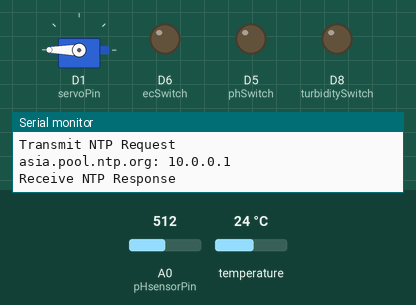
The sketch below on a simulated ESP8266 (NodeMCU). Shown: servo, output pins drawn as LEDs (lit = HIGH), the last lines printed to the serial monitor. The test bench sets the inputs (shaded band); at power-on: A0 (pHsensorPin) = 512, temperature 24 °C. WiFi joins after 1.5 s; servers stay silent unless stated; pins used as bus, display or sensor lines are not drawn.

Above: at 2.7 s.
2.8 s: A0 (pHsensorPin) set to 21
At 11.9 s:
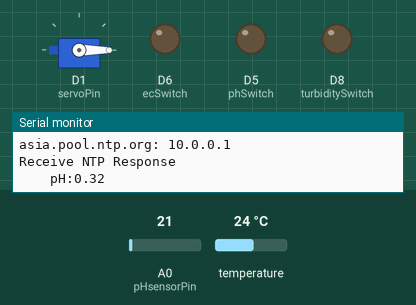
16.8 s: A0 (pHsensorPin) set to 18
At 20.8 s:
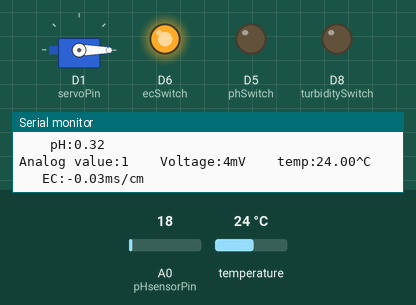
24.1 s: A0 (pHsensorPin) set to 20
At 35.0 s:
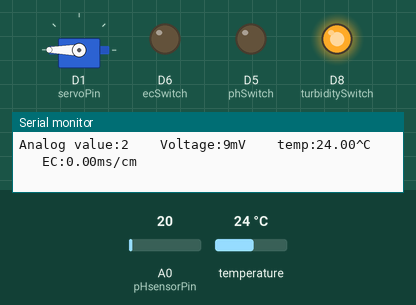
Timing chart, 0 to 39.1 s (numbered marks = the images above; inputs shaded):
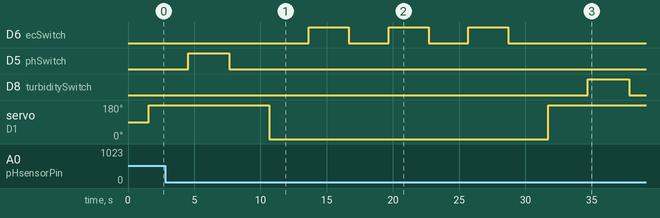

The sketch:

WaterContaminationTestBeta.ino
```cpp
#include <ESP8266HTTPClient.h>
#include <FirebaseArduino.h>
#include <DNSServer.h>
#include <ESP8266WiFi.h>
#include <ESP8266WebServer.h>
#include <WiFiManager.h>         //https://github.com/tzapu/WiFiManager
#include <OneWire.h>
#include <TimeLib.h> //library to get time and date
#include <WiFiUdp.h>
#include <OneWire.h>
#include <Servo.h>

// Set these to run example.
#define FIREBASE_HOST "iot499-a034d.firebaseio.com"
#define FIREBASE_AUTH "eJnrOtVX0YiEYDIjpLAcaJVtZiNvNpPWwo0DkLow"
#define WIFI_SSID "xxx"
#define WIFI_PASSWORD "yyy"


#define StartConvert 0
#define ReadTemperature 1
#define ecSwitch D6
#define tempSwitch D7
#define turbiditySwitch D8

/* EC and Temp */
const byte numReadings = 20;     //the number of sample times
byte ECsensorPin = A0;  //EC Meter analog output,pin on analog 1
byte DS18B20_Pin = D2; //DS18B20 signal, pin on digital 2
unsigned int AnalogSampleInterval=25,printInterval=700,tempSampleInterval=850;  //analog sample interval;serial print interval;temperature sample interval
unsigned int readings[numReadings];      // the readings from the analog input
byte indx = 0;                  // the indx of the current reading
unsigned long AnalogValueTotal = 0;                  // the running total
unsigned int AnalogAverage = 0,averageVoltage=0;                // the average
unsigned long AnalogSampleTime,printTime,tempSampleTime;
float temperature,ECcurrent;

//Temperature chip i/o
OneWire ds(DS18B20_Pin);  // on digital pin 2

#define pHsensorPin A0          //pH meter Analog output to Arduino Analog Input 0
#define phSwitch D5
unsigned long int avgValueForPH;  //Store the average value of the ph sensor feedback
int pHbuffer[10],tempValueForPH;
float phValue;

#define turbiditysensorPin A0         //turbidity meter Analog output to Arduino Analog Input 0
unsigned long int avgValueForTurbidity;  //Store the average value of the turbidity sensor feedback
int turbiditybuffer[10],tempValueForTurbidity;
float turbidityValue;

#define MUX_A D3
#define MUX_B D4

Servo myservo;
#define servoPin D1

// NTP Servers:
static const char ntpServerName[] = "asia.pool.ntp.org";
const int timeZone = +6;  // Convert to Bangladesh Standard Time (BST)

WiFiUDP Udp;
unsigned int localPort = 8888;  // local port to listen for UDP packets

time_t getNtpTime();
void sendNTPpacket(IPAddress &address);


void setup()
{
  Serial.begin(115200);
  // connect to wifi using WifiManager library.
  WiFiManager wifiManager;
  //wifiManager.autoConnect("AutoConnectAP");
  wifiManager.autoConnect("PureraWater");

  Serial.println();
  Serial.print("connected: ");
  Serial.println(WiFi.localIP());

  Firebase.begin(FIREBASE_HOST, FIREBASE_AUTH); //Connection to Internet & Firebase

  for (byte thisReading = 0; thisReading < numReadings; thisReading++)
    readings[thisReading] = 0;
  TempProcess(StartConvert);   //let the DS18B20 start the convert
  AnalogSampleTime=millis();
  printTime=millis();
  tempSampleTime=millis();

  pinMode(MUX_A, OUTPUT);
  pinMode(MUX_B, OUTPUT);
  pinMode(phSwitch,OUTPUT);
  pinMode(ecSwitch,OUTPUT);
  pinMode(turbiditySwitch,OUTPUT);

  myservo.attach(servoPin);
  Udp.begin(localPort);
  //Serial.print("Local port: ");
  //Serial.println(Udp.localPort());
  //Serial.println("waiting for sync");
  setSyncProvider(getNtpTime);
  setSyncInterval(300);

  Serial.begin(115200);
}

void loop()
{


         /* READING PH */
    motorOn();
    delay(3000);
    digitalWrite(phSwitch, HIGH); //power up ph sensor
    changeMux(LOW, LOW); // selector S1=0, S0 = 0; ph setup in Y0
    delay(3000);
    phRead(); //taking reading
    digitalWrite(phSwitch, LOW); //power down ph sensor after reading
    delay(3000); //reading complete, now preaparing to take next reading

    motorOFF();
    delay(3000);
    for (int i=0;i<3;i++){
      digitalWrite(ecSwitch,HIGH);
      changeMux(LOW, HIGH); // selector S1=0, S0 = 0; ph setup in Y1
      delay(3000);
      EcAndTempReading();
      digitalWrite(ecSwitch,LOW);
      delay(3000);
    }

    while(ECcurrent<0){
      digitalWrite(ecSwitch,HIGH);
      changeMux(LOW, HIGH); // selector S1=0, S0 = 0; ph setup in Y1
      delay(3000);
      EcAndTempReading();
      digitalWrite(ecSwitch,LOW);
      delay(3000);
    }
    motorOn();
    delay(3000);
     /* READING turbidity */
    digitalWrite(turbiditySwitch, HIGH); //power up turbidity sensor
    changeMux(HIGH, LOW); // selector S1=1, S0 = 0; turbidity setup in Y2
    delay(3000);
    turbidityRead();//taking reading
    digitalWrite(turbiditySwitch, LOW);//power down turbidity sensor after reading
    delay(3000);//reading complete, now preaparing to take next reading

    StaticJsonBuffer<200> jsonBuffer;
    JsonObject& root = jsonBuffer.createObject();
    String date = (String) day()+'/'+month()+'/'+year();
    String timee = (String) hour()+':'+minute()+':'+second();
    root["date"] = date;
    root["time"] = timee;
    root["turbidity"] = turbidityValue;
    root["ph"] = phValue;
    root["temp"] = temperature;
    root["ec"]=ECcurrent;
    Serial.println("Firebase data: ");
    Serial.print("Date: ");
    Serial.println(date);
    Serial.print("Time: ");
    Serial.println(timee);
    Serial.print("Turbidity: ");
    Serial.println(turbidityValue);
    Serial.print("PH: ");
    Serial.println(phValue);
    Serial.print("Temperature: ");
    Serial.println(temperature);
    Serial.print("EC: ");
    Serial.println(ECcurrent);

    // append a new value to /logDHT
    String name = Firebase.push("/sensor_data", root);
    delay(500000);//END TAKING ALL READING
    //delay(3000);//END TAKING ALL READING


}

void changeMux(int b, int a) {
  digitalWrite(MUX_A, a);
  digitalWrite(MUX_B, b);
}

void motorOn(){
  myservo.write(180);
}

void motorOFF(){
  myservo.write(0);
}

void phRead(){
  for(int i=0;i<10;i++)       //Get 10 sample value from the sensor for smooth the value
  {
    pHbuffer[i]=analogRead(pHsensorPin);
  //  Serial.println(pHbuffer[i]);
    delay(10);
  }
  avgValueForPH=0;
  for(int i=2;i<8;i++)                      //take the average value of 6 center sample
    avgValueForPH+=pHbuffer[i];
  phValue=(float)avgValueForPH*3.33/1024/6; //convert the analog into millivolt
  phValue=4.7*phValue;                      //convert the millivolt into pH value
  Serial.print("    pH:");
  Serial.print(phValue,2);
  Serial.println(" ");
}


void EcAndTempReading(){
  /*
   Every once in a while,sample the analog value and calculate the average.
  */
  if(millis()-AnalogSampleTime>=AnalogSampleInterval)
  {
    AnalogSampleTime=millis();
     // subtract the last reading:
    AnalogValueTotal = AnalogValueTotal - readings[indx];
    // read from the sensor:
    readings[indx] = analogRead(ECsensorPin);
    // add the reading to the total:
    AnalogValueTotal = AnalogValueTotal + readings[indx];
    // advance to the next position in the array:
    indx = indx + 1;
    // if we're at the end of the array...
    if (indx >= numReadings)
    // ...wrap around to the beginning:
    indx = 0;
    // calculate the average:
    AnalogAverage = AnalogValueTotal / numReadings;
  }
  /*
   Every once in a while,MCU read the temperature from the DS18B20 and then let the DS18B20 start the convert.
   Attention:The interval between start the convert and read the temperature should be greater than 750 millisecond,or the temperature is not accurate!
  */
   if(millis()-tempSampleTime>=tempSampleInterval)
  {
    tempSampleTime=millis();
    temperature = TempProcess(ReadTemperature);  // read the current temperature from the  DS18B20
    TempProcess(StartConvert);                   //after the reading,start the convert for next reading
  }
   /*
   Every once in a while,print the information on the serial monitor.
  */
    if(millis()-printTime>=printInterval)
  {
    printTime=millis();
    averageVoltage=AnalogAverage*(float)5000/1024;
    //averageVoltage = averageVoltage *12; //to adjust
    Serial.print("Analog value:");
    Serial.print(AnalogAverage);   //analog average,from 0 to 1023
    Serial.print("    Voltage:");
    Serial.print(averageVoltage);  //millivolt average,from 0mv to 4995mV
    Serial.print("mV    ");
    Serial.print("temp:");
    Serial.print(temperature);    //current temperature
    Serial.print("^C     EC:");

    float TempCoefficient=1.0+0.0185*(temperature-25.0);    //temperature compensation formula: fFinalResult(25^C) = fFinalResult(current)/(1.0+0.0185*(fTP-25.0));
    float CoefficientVolatge=(float)averageVoltage/TempCoefficient;
    if(CoefficientVolatge<1)
      Serial.println("No solution!");   //25^C 1413us/cm<-->about 216mv  if the voltage(compensate)<150,that is <1ms/cm,out of the range
    else if(CoefficientVolatge>3300)
      Serial.println("Out of the range!");  //>20ms/cm,out of the range
    else
    {
      if(CoefficientVolatge<=448)
        ECcurrent=(6.84*CoefficientVolatge)-62.32;   //1ms/cm<EC<=3ms/cm
      else if(CoefficientVolatge<=1457)
        ECcurrent=(6.98*CoefficientVolatge)-125;  //3ms/cm<EC<=10ms/cm
      else
        ECcurrent=(5.3*CoefficientVolatge)+2280;                           //10ms/cm<EC<20ms/cm
      ECcurrent/=1000;    //convert us/cm to ms/cm
      Serial.print(ECcurrent,2);  //two decimal
      Serial.println("ms/cm");
    }
  }
}
/*
ch=0,let the DS18B20 start the convert;ch=1,MCU read the current temperature from the DS18B20.
*/
float TempProcess(bool ch)
{
  //returns the temperature from one DS18B20 in DEG Celsius
  static byte data[12];
  static byte addr[8];
  static float TemperatureSum;
  if(!ch){
          if ( !ds.search(addr)) {
              Serial.println("no more sensors on chain, reset search!");
              ds.reset_search();
              return 0;
          }
          if ( OneWire::crc8( addr, 7) != addr[7]) {
              Serial.println("CRC is not valid!");
              return 0;
          }
          if ( addr[0] != 0x10 && addr[0] != 0x28) {
              Serial.print("Device is not recognized!");
              return 0;
          }
          ds.reset();
          ds.select(addr);
          ds.write(0x44,1); // start conversion, with parasite power on at the end
  }
  else{
          byte present = ds.reset();
          ds.select(addr);
          ds.write(0xBE); // Read Scratchpad
          for (int i = 0; i < 9; i++) { // we need 9 bytes
            data[i] = ds.read();
          }
          ds.reset_search();
          byte MSB = data[1];
          byte LSB = data[0];
          float tempRead = ((MSB << 8) | LSB); //using two's compliment
          TemperatureSum = tempRead / 16;
    }
          return TemperatureSum;
}

void turbidityRead(){
  Serial.println("Taking Readings from turbidity Sensor");
    turbidityValue = 0;
    for (int i=0; i<10; i++){
      turbidityValue += analogRead(turbiditysensorPin);
      delay(10);
    }
    turbidityValue /= 10;
    float turbidityV = turbidityValue/100;
    turbidityV = round_to_dp(turbidityV, 1);
    turbidityValue = turbidityV;
    //Serial.print("Turbidity level: ");
    //Serial.println(turbidityV);
    if( turbidityV > 9){
        Serial.print("Turbidity Level: ");
        Serial.println(turbidityV);
       // Serial.println("NTU");
        Serial.println("Very Clean");
      //  delay(3000);
    }

    if( turbidityV >= 8.5 && turbidityV <= 9 ){
        Serial.print("Turbidity Level: ");
        Serial.println(turbidityV);
       // Serial.println("NTU");
        Serial.println("Clean");
    }

    if(turbidityV >= 6 && turbidityV < 8.5){
        Serial.print("Turbidity Level: ");
        Serial.println(turbidityV);
       // Serial.println("NTU");
        Serial.println("Dirty");
      // delay(3000);
     }
     if( turbidityV < 6){
        Serial.print("Turbidity Level: ");
        Serial.println(turbidityV);
       // Serial.println("NTU");
        Serial.println("Very Dirty");
       // delay(3000);
     }
}

float round_to_dp( float in_value, int decimal_place )
{
  float multiplier = powf( 10.0f, decimal_place );
  in_value = roundf( in_value * multiplier ) / multiplier;
  return in_value;
}

/*-------- NTP code Don't change Anything ----------*/
const int NTP_PACKET_SIZE = 48; // NTP time is in the first 48 bytes of message
byte packetBuffer[NTP_PACKET_SIZE]; //buffer to hold incoming & outgoing packets

time_t getNtpTime()
{
  IPAddress ntpServerIP; // NTP server's ip address

  while (Udp.parsePacket() > 0) ; // discard any previously received packets
  Serial.println("Transmit NTP Request");
  // get a random server from the pool
  WiFi.hostByName(ntpServerName, ntpServerIP);
  Serial.print(ntpServerName);
  Serial.print(": ");
  Serial.println(ntpServerIP);
  sendNTPpacket(ntpServerIP);
  uint32_t beginWait = millis();
  while (millis() - beginWait < 1500) {
    int size = Udp.parsePacket();
    if (size >= NTP_PACKET_SIZE) {
      Serial.println("Receive NTP Response");
      Udp.read(packetBuffer, NTP_PACKET_SIZE);  // read packet into the buffer
      unsigned long secsSince1900;
      // convert four bytes starting at location 40 to a long integer
      secsSince1900 =  (unsigned long)packetBuffer[40] << 24;
      secsSince1900 |= (unsigned long)packetBuffer[41] << 16;
      secsSince1900 |= (unsigned long)packetBuffer[42] << 8;
      secsSince1900 |= (unsigned long)packetBuffer[43];
      return secsSince1900 - 2208988800UL + timeZone * SECS_PER_HOUR;
    }
  }
  Serial.println("No NTP Response :-(");
  return 0; // return 0 if unable to get the time
}

// send an NTP request to the time server at the given address
void sendNTPpacket(IPAddress &address)
{
  // set all bytes in the buffer to 0
  memset(packetBuffer, 0, NTP_PACKET_SIZE);
  // Initialize values needed to form NTP request
  // (see URL above for details on the packets)
  packetBuffer[0] = 0b11100011;   // LI, Version, Mode
  packetBuffer[1] = 0;     // Stratum, or type of clock
  packetBuffer[2] = 6;     // Polling Interval
  packetBuffer[3] = 0xEC;  // Peer Clock Precision
  // 8 bytes of zero for Root Delay & Root Dispersion
  packetBuffer[12] = 49;
  packetBuffer[13] = 0x4E;
  packetBuffer[14] = 49;
  packetBuffer[15] = 52;
  // all NTP fields have been given values, now
  // you can send a packet requesting a timestamp:
  Udp.beginPacket(address, 123); //NTP requests are to port 123
  Udp.write(packetBuffer, NTP_PACKET_SIZE);
  Udp.endPacket();
}
```

Measured:
- the behaviour switches between 20 and 19 on A0 (pHsensorPin) (found by bisection; images 1 and 2)
